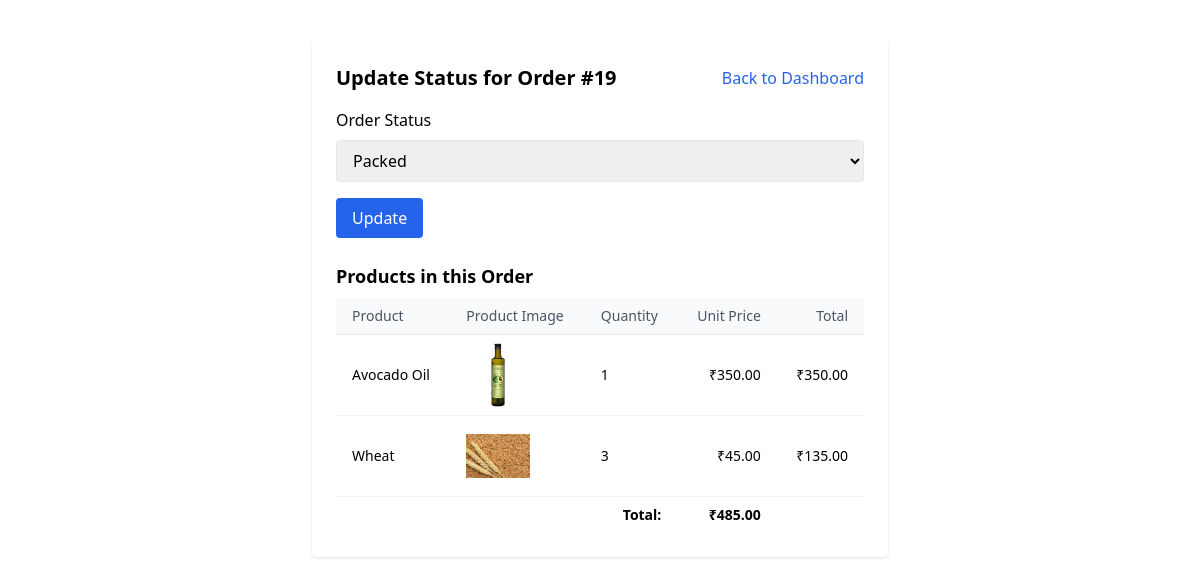
The app's page /adminn/orders/update/19/ (signed in), older data.
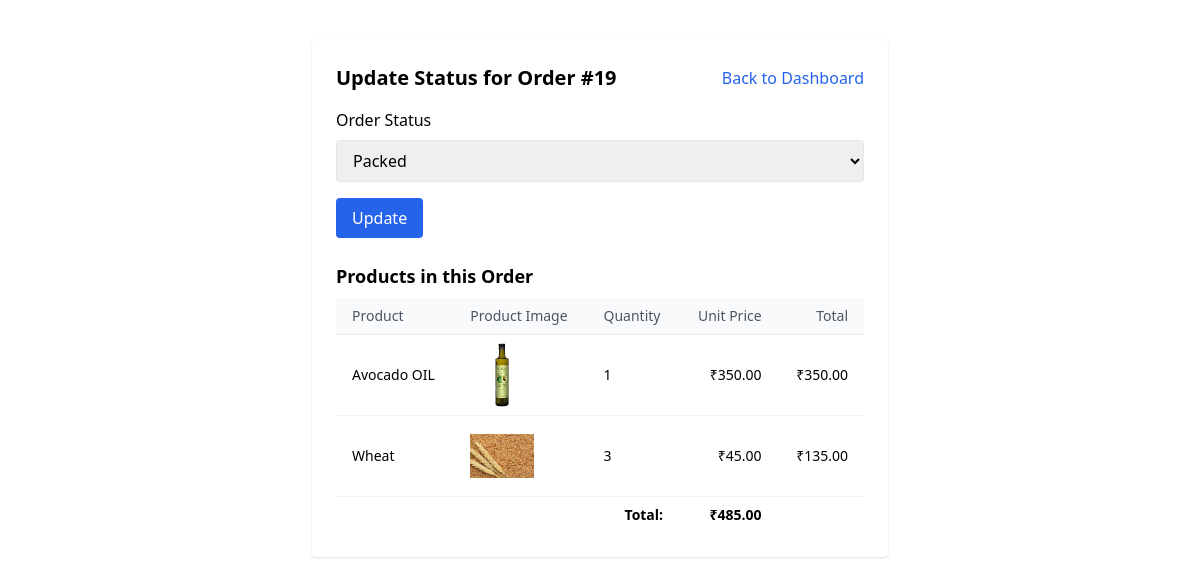
The same page, newer data.
### app/models.py (models this page shows, shortened)
class OrderItem(models.Model):
    order = models.ForeignKey(Order, on_delete=models.CASCADE, related_name='items')
    product = models.ForeignKey(Product, on_delete=models.CASCADE)
    quantity = models.PositiveIntegerField(default=1)
    price_at_order = models.DecimalField(max_digits=10, decimal_places=2)
    def get_total_price(self):
        return self.quantity * self.price_at_order

class Product(models.Model):
    p_name = models.CharField(max_length=200)
    p_description = models.TextField()
    category = models.ForeignKey(Category, on_delete=models.CASCADE)  # Better to rename this to 'category'
    p_price = models.DecimalField(max_digits=10, decimal_places=2)  # Recommended field for price
    p_stock = models.PositiveIntegerField(default=0)  # Optional: stock quantity
    p_image = models.ImageField(upload_to='products/', blank=True, null=True)

### app/views.py (the view, shortened to what this page needs)
# urls.py: path('adminn/orders/update/<int:order_id>/', views.update_order_status, name='update_order_status'),
@login_required(login_url='admin_login')
def update_order_status(request, order_id):
    order = get_object_or_404(Order, id=order_id)
    order_items = order.items.select_related('product').all()
    return render(request, 'admin/update_order_status.html', {
        'order': order,
        'order_items': order_items,
        'status_choices': OrderStatus.choices,
    })

### app/models.py (called while the page is built)
    def get_total_price(self):
        return sum(item.get_total_price() for item in self.items.all())

### templates/admin/update_order_status.html (shortened to what this page needs)
<!DOCTYPE html>
<html lang="en">
<head>
    <script src="https://cdn.tailwindcss.com"></script>
</head>
<body>
    <div class="max-w-xl mx-auto my-10 bg-white shadow rounded p-6">
        <div class="flex mb-4 items-center justify-between">
            <h1 class="text-xl font-bold ">Update Status for Order #{{ order.id }}</h1>
            <a href="{% url 'admin_dashboard' %}" class="text-blue-600 hover:underline">Back to Dashboard</a>
        </div>
        <form method="post">
            <label for="status" class="block font-medium mb-2">Order Status</label>
            <select name="status" id="status" class="w-full border rounded px-3 py-2 mb-4">
                {% for value, label in status_choices %}
                    <option value="{{ value }}" {% if value == order.status %}selected{% endif %}>{{ label }}</option>
                {% endfor %}
            </select>
            <button type="submit" class="bg-blue-600 text-white px-4 py-2 rounded hover:bg-blue-700">Update</button>
        </form>
        <h2 class="text-lg font-semibold mt-6 mb-2">Products in this Order</h2>
        <table class="min-w-full divide-y divide-gray-200 text-sm">
            <thead class="bg-gray-50">
                <tr>
                    <th class="px-4 py-2 text-left text-gray-600 font-medium">Product</th>
                    <th class="px-4 py-2 text-left text-gray-600 font-medium">Product Image</th>
                    <th class="px-4 py-2 text-left text-gray-600 font-medium">Quantity</th>
                    <th class="px-4 py-2 text-right text-gray-600 font-medium">Unit Price</th>
                    <th class="px-4 py-2 text-right text-gray-600 font-medium">Total</th>
                </tr>
            </thead>
            <tbody class="divide-y divide-gray-100 bg-white">
                {% for item in order_items %}
                <tr>
                    <td class="px-4 py-2">{{ item.product.p_name }}</td>
                    <td class="px-4 py-2"><img src="{{item.product.p_image.url}}" class="size-16 object-contain" alt=""></td>
                    <td class="px-4 py-2">{{ item.quantity }}</td>
                    <td class="px-4 py-2 text-right">₹{{ item.price_at_order }}</td>
                    <td class="px-4 py-2 text-right">₹{{ item.get_total_price }}</td>
                </tr>
                {% endfor %}
                <tr>
                    <td colspan="3" class="px-4 py-2 text-right font-semibold">Total:</td>
                    <td class="px-4 py-2 text-right font-bold">₹{{ order.get_total_price }}</td>
                </tr>
            </tbody>
        </table>
    </div>
</body>
</html>

Row changes from the older to the newer data that the page shows:
changed through a linked row, OrderItem: product.p_name "Avocado Oil" → "Avocado OIL"
